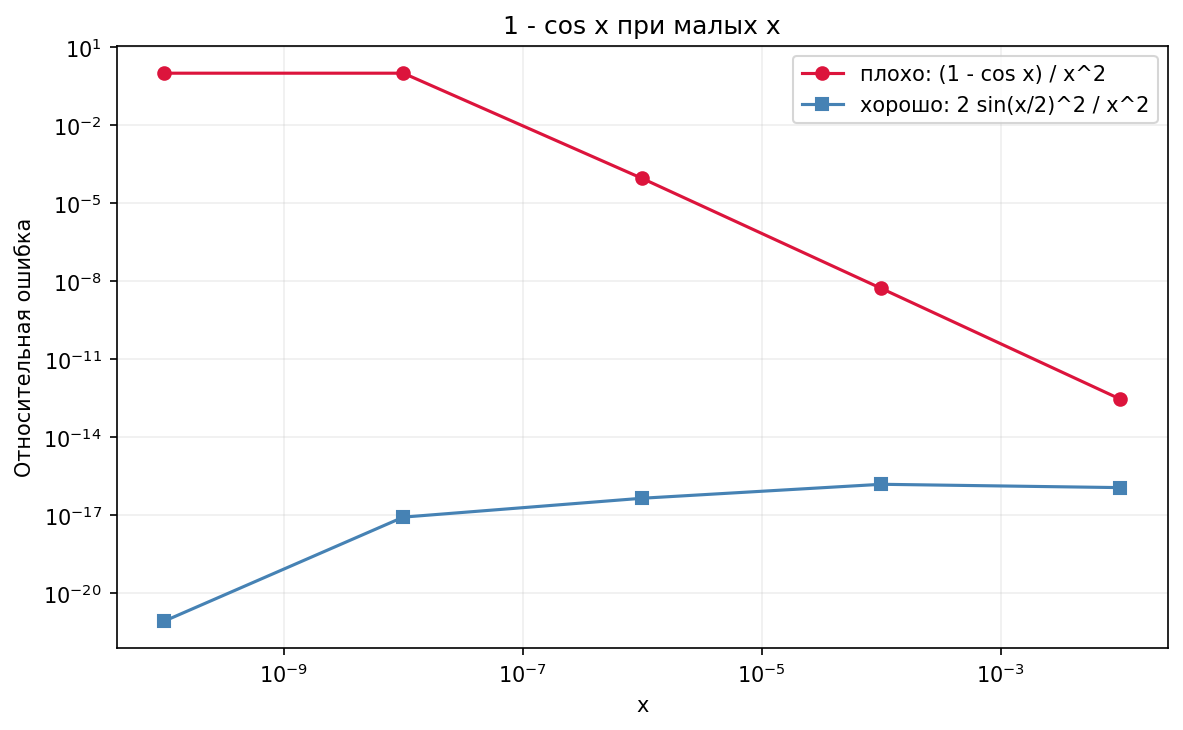

This chart was generated by the following Python code:
import math

import matplotlib

matplotlib.use("Agg")
import matplotlib.pyplot as plt
import mpmath as mp

print("hw-1.06 20.11.2026")

mp.mp.dps = 50


def bad(x):
    return (1 - math.cos(x)) / (x * x)


def good(x):
    s = math.sin(x / 2)
    return 2 * s * s / (x * x)


def exact(x):
    x = mp.mpf(x)
    return (1 - mp.cos(x)) / (x * x)


def rel_err(approx, exact_value):
    return abs(mp.mpf(approx) - exact_value) / abs(exact_value)


xs = [1e-2, 1e-4, 1e-6, 1e-8, 1e-10]
err_bad = []
err_good = []
crossed = None

print("x    ошибка плохого    ошибка хорошего")
for x in xs:
    ref = exact(x)
    e_bad = float(rel_err(bad(x), ref))
    e_good = float(rel_err(good(x), ref))
    err_bad.append(e_bad)
    err_good.append(e_good)
    print(f"{x:.0e}   {e_bad:.6e}   {e_good:.6e}")
    if e_bad > 0.01 and crossed is None:
        crossed = x

fig, ax = plt.subplots(figsize=(8, 5))
ax.plot(xs, err_bad, "o-", color="crimson", label="плохо: (1 - cos x) / x^2")
ax.plot(xs, err_good, "s-", color="steelblue", label="хорошо: 2 sin(x/2)^2 / x^2")
ax.set_xscale("log")
ax.set_yscale("log")
ax.set_xlabel("x")
ax.set_ylabel("Относительная ошибка")
ax.set_title("1 - cos x при малых x")
ax.legend()
ax.grid(True, which="both", alpha=0.2)
plt.tight_layout()
fig.savefig("hw-1.06 20.11.2026.png", dpi=150, bbox_inches="tight")
print("График сохранён: hw-1.06 20.11.2026.png")
if crossed is None:
    print("На этих x ошибка плохого способа ещё не превысила 1%.")
else:
    print(f"Ошибка плохого способа превышает 1% начиная с x = {crossed:.0e}.")
print("Вывод: прямая формула вычитает близкие числа 1 и cos(x), когда x маленький.")
print("Тождество через sin(x/2) этого вычитания не делает, ошибка остаётся крошечной.")
print("Правило: если в формуле есть 1 - cos(x) или похожее сокращение при малом x, ищем тождество.")
